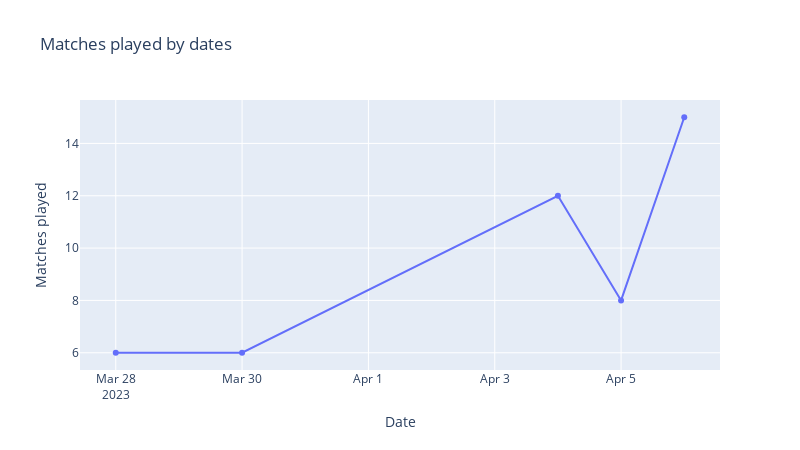

Here is the notebook cell this chart was saved with:
### Code cell
px.line(x = grouped.index, 
        y = grouped.values,
        title='Matches played by dates', 
        labels={ "x": "Date",
                 "y": "Matches played"}, 
        markers = True, 
        height=450,
        width=800 )

### Figure 1 — Plotly figure (JSON) as saved in the notebook; plotly's stock layout.template omitted (floating-point values rounded to 4 significant figures)
{"data": [{"hovertemplate": "Date=%{x}<br>Matches played=%{y}<extra></extra>", "legendgroup": "", "line": {"color": "#636efa", "dash": "solid"}, "marker": {"symbol": "circle"}, "mode": "markers+lines", "name": "", "orientation": "v", "showlegend": false, "type": "scatter", "x": ["2023-03-28T00:00:00", "2023-03-30T00:00:00", "2023-04-04T00:00:00", "2023-04-05T00:00:00", "2023-04-06T00:00:00"], "xaxis": "x", "y": [6, 6, 12, 8, 15], "yaxis": "y"}], "layout": {"height": 450, "legend": {"tracegroupgap": 0}, "title": {"text": "Matches played by dates"}, "width": 800, "xaxis": {"anchor": "y", "autorange": true, "domain": [0, 1], "range": ["2023-03-27 10:25:00.7916", "2023-04-06 13:34:59.2084"], "title": {"text": "Date"}, "type": "date"}, "yaxis": {"anchor": "x", "autorange": true, "domain": [0, 1], "range": [5.341, 15.66], "title": {"text": "Matches played"}, "type": "linear"}}}
